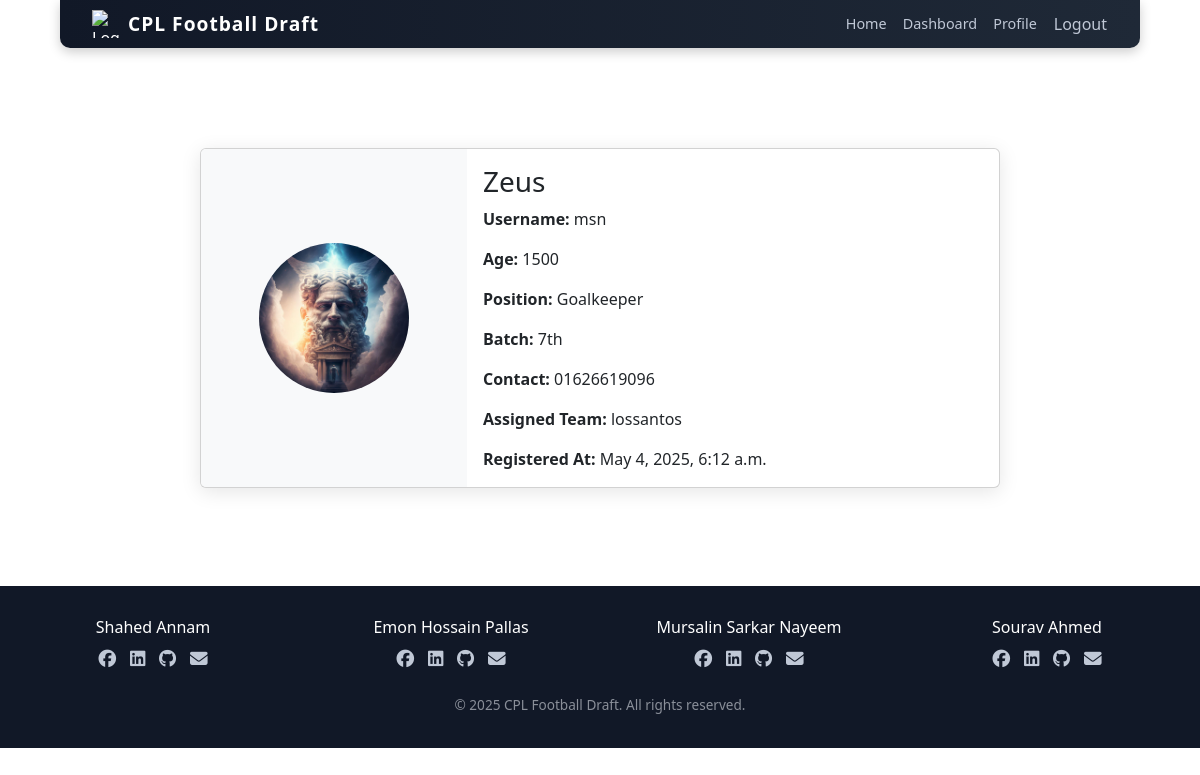
Screenshot of /player/profile/ (signed in) with the database file from the repository.
### player/models.py (models this page shows, shortened)
class Player(models.Model):
    POSITION_CHOICES = [
        ('Midfielder', 'Midfielder'),
        ('Goalkeeper', 'Goalkeeper'),
        ('Forward', 'Forward'),
        ('Defender', 'Defender'),
    ]
    user = models.ForeignKey(settings.AUTH_USER_MODEL, on_delete=models.CASCADE)
    name = models.CharField(max_length=100)
    age = models.IntegerField()
    playing_position = models.CharField(max_length=20, choices=POSITION_CHOICES)
    batch = models.CharField(max_length=10)
    contact_number = models.CharField(max_length=15, blank=True, null=True)
    profile_picture = models.ImageField(upload_to='profile_pics/', blank=True, null=True)
    assigned_team = models.CharField(max_length=100, default="Not bought yet")
    registered_at = models.DateTimeField(auto_now_add=True)
    price = models.IntegerField(default=100)

### CPL/models.py (models this page shows)
class CustomUser(AbstractUser):
    ROLE_CHOICES = (
        ('player', 'Player'),
        ('team', 'Team'),
        ('authority', 'Authority'),
    )
    role = models.CharField(max_length=20, choices=ROLE_CHOICES)

### player/views.py (the view)
# urls.py: path('profile/', views.player_profile, name='player_profile'),
@login_required
def player_profile(request):
    player = Player.objects.filter(user=request.user).first()
    return render(request, 'player/player_profile.html', {'player': player})

### templates/player/player_profile.html
{% extends 'CPL/base.html' %}
{% load static %}
{% block head %}
<link rel="stylesheet" href="{% static 'player/stylePlayer_profile.css' %}">
{% endblock %}
{% block content %}
<div class="container py-5">
    <div class="card profile-card mx-auto">
        <div class="row g-0">
            <div class="col-md-4 text-center bg-light d-flex align-items-center justify-content-center">
                <img src="{{ player.profile_picture.url }}" alt="Profile Picture" class="img-fluid rounded-circle profile-img">
            </div>
            <div class="col-md-8">
                <div class="card-body">
                    <h3 class="card-title">{{ player.name }}</h3>
                    <p class="card-text"><strong>Username:</strong> {{ player.user.username }}</p>
                    <p class="card-text"><strong>Age:</strong> {{ player.age }}</p>
                    <p class="card-text"><strong>Position:</strong> {{ player.playing_position }}</p>
                    <p class="card-text"><strong>Batch:</strong> {{ player.batch }}</p>
                    <p class="card-text"><strong>Contact:</strong> {{ player.contact_number }}</p>
                    <p class="card-text"><strong>Assigned Team:</strong> {{ player.assigned_team }}</p>
                    <p class="card-text"><strong>Registered At:</strong> {{ player.registered_at }}</p>
                </div>
            </div>
        </div>
    </div>
</div>
{% endblock %}

### static/player/stylePlayer_profile.css (style rules this page uses)
.profile-card { max-width: 800px; border-radius: 15px; box-shadow: 0 4px 20px rgba(0, 0, 0, 0.1); overflow: hidden; }
.profile-img { width: 150px; height: 150px; object-fit: cover; margin: 20px 0; }

### rows the page displays
Player: profile_picture (picture), name "Zeus", user.username "msn", age "1500", playing_position "Goalkeeper", batch "7th", contact_number "01626619096", assigned_team "lossantos", registered_at "May 4, 2025, 6:12 a.m."
